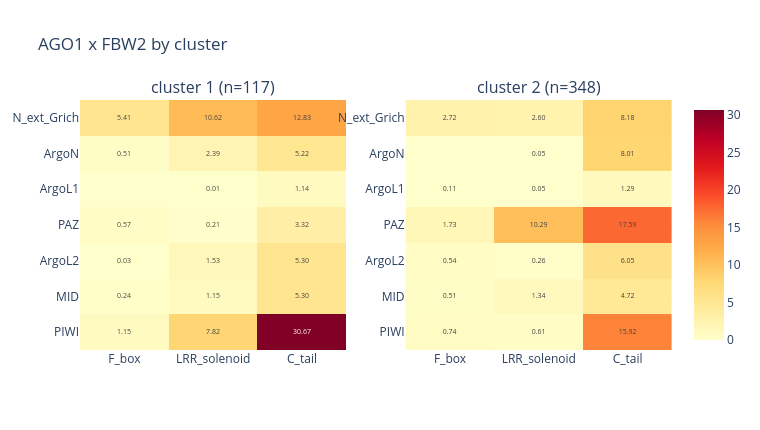

Write notebook code for a chart like this one.
### Markdown cell above
## Per-pose-cluster breakdown

One small-multiple panel per couple: one heatmap per pose cluster (`scripts/pose_cluster_anchor.py`'s `cluster` column), shared colour scale
within the panel. If there's only one cluster this collapses to a single tile.

### Code cell
clusters = sorted(df["cluster"].unique())
cluster_n_models = df.groupby("cluster")["fname"].nunique()
print(f"{len(clusters)} pose cluster(s): " + ", ".join(f'{k} (n={cluster_n_models[k]})' for k in clusters))

def panel_by(group_col, group_values, group_n_models, tag, subdir):
    for c in COUPLES:
        ligand_name = LIGAND_CHAIN_NAMES[c]
        mats = {}
        for g in group_values:
            res = couple_matrix(df[df[group_col] == g], c, group_n_models[g])
            if res is not None:
                mats[g] = res
        if not mats:
            print(f"No {RECEPTOR_NAME}-{ligand_name} contacts for any {tag} -- skipping.")
            continue
        present = list(mats)
        zmax = max(r[2].values.max() for r in mats.values()) or 1
        ncols = min(3, len(present)); nrows = -(-len(present) // ncols)
        fig = make_subplots(rows=nrows, cols=ncols,
                            subplot_titles=[f"{tag} {g} (n={group_n_models[g]})" for g in present])
        for i, g in enumerate(present):
            x_labels, y_labels, rate = mats[g]
            r, cc = i // ncols + 1, i % ncols + 1
            fig.add_trace(go.Heatmap(z=rate.values, x=x_labels, y=y_labels, colorscale="YlOrRd",
                zmin=0, zmax=float(zmax), showscale=bool(g == present[-1]),
                text=[[f"{v:.2f}" if v > 0 else "" for v in row] for row in rate.values],
                texttemplate="%{text}", textfont=dict(size=7),
                hovertemplate=f"{tag} {g}<br>%{{y}} / %{{x}}<br>%{{z:.3f}}/model<extra></extra>"),
                row=r, col=cc)
        fig.update_yaxes(autorange="reversed")
        fig.update_layout(title=f"{RECEPTOR_NAME} x {ligand_name} by {tag}", template=TEMPLATE,
                          width=max(760, 360 * ncols), height=max(430, 150 * nrows))
        save_fig(fig, f"{RECEPTOR_NAME.lower()}_{ligand_name.lower()}_heatmap_by_{tag}.html", subdir)

panel_by("cluster", clusters, cluster_n_models, "cluster", "per_cluster")

### Figure 1 — Plotly figure (JSON) as saved in the notebook; plotly's stock layout.template omitted (floating-point values rounded to 4 significant figures)
{"data": [{"colorscale": [[0.0, "rgb(255,255,204)"], [0.125, "rgb(255,237,160)"], [0.25, "rgb(254,217,118)"], [0.375, "rgb(254,178,76)"], [0.5, "rgb(253,141,60)"], [0.625, "rgb(252,78,42)"], [0.75, "rgb(227,26,28)"], [0.875, "rgb(189,0,38)"], [1.0, "rgb(128,0,38)"]], "hovertemplate": "cluster 1<br>%{y} / %{x}<br>%{z:.3f}/model<extra></extra>", "showscale": false, "text": [["5.41", "10.62", "12.83"], ["0.51", "2.39", "5.22"], ["", "0.01", "1.14"], ["0.57", "0.21", "3.32"], ["0.03", "1.53", "5.30"], ["0.24", "1.15", "5.30"], ["1.15", "7.82", "30.67"]], "textfont": {"size": 7}, "texttemplate": "%{text}", "type": "heatmap", "x": ["F_box", "LRR_solenoid", "C_tail"], "xaxis": "x", "y": ["N_ext_Grich", "ArgoN", "ArgoL1", "PAZ", "ArgoL2", "MID", "PIWI"], "yaxis": "y", "z": [[5.41, 10.62, 12.83], [0.5128, 2.393, 5.222], [0.0, 0.008547, 1.137], [0.5726, 0.2051, 3.325], [0.03419, 1.53, 5.299], [0.2393, 1.154, 5.299], [1.154, 7.821, 30.67]], "zmax": 30.67, "zmin": 0}, {"colorscale": [[0.0, "rgb(255,255,204)"], [0.125, "rgb(255,237,160)"], [0.25, "rgb(254,217,118)"], [0.375, "rgb(254,178,76)"], [0.5, "rgb(253,141,60)"], [0.625, "rgb(252,78,42)"], [0.75, "rgb(227,26,28)"], [0.875, "rgb(189,0,38)"], [1.0, "rgb(128,0,38)"]], "hovertemplate": "cluster 2<br>%{y} / %{x}<br>%{z:.3f}/model<extra></extra>", "showscale": true, "text": [["2.72", "2.60", "8.18"], ["", "0.05", "8.01"], ["0.11", "0.05", "1.29"], ["1.73", "10.29", "17.59"], ["0.54", "0.26", "6.05"], ["0.51", "1.34", "4.72"], ["0.74", "0.61", "15.92"]], "textfont": {"size": 7}, "texttemplate": "%{text}", "type": "heatmap", "x": ["F_box", "LRR_solenoid", "C_tail"], "xaxis": "x2", "y": ["N_ext_Grich", "ArgoN", "ArgoL1", "PAZ", "ArgoL2", "MID", "PIWI"], "yaxis": "y2", "z": [[2.721, 2.603, 8.181], [0.0, 0.04598, 8.009], [0.1063, 0.0546, 1.29], [1.727, 10.29, 17.59], [0.5431, 0.2557, 6.046], [0.5057, 1.345, 4.721], [0.7443, 0.6121, 15.92]], "zmax": 30.67, "zmin": 0}], "layout": {"annotations": [{"font": {"size": 16}, "showarrow": false, "text": "cluster 1 (n=117)", "x": 0.225, "xanchor": "center", "xref": "paper", "y": 1.0, "yanchor": "bottom", "yref": "paper"}, {"font": {"size": 16}, "showarrow": false, "text": "cluster 2 (n=348)", "x": 0.775, "xanchor": "center", "xref": "paper", "y": 1.0, "yanchor": "bottom", "yref": "paper"}], "height": 430, "title": {"text": "AGO1 x FBW2 by cluster"}, "width": 760, "xaxis": {"anchor": "y", "domain": [0.0, 0.45]}, "xaxis2": {"anchor": "y2", "domain": [0.55, 1.0]}, "yaxis": {"anchor": "x", "autorange": "reversed", "domain": [0.0, 1.0]}, "yaxis2": {"anchor": "x2", "autorange": "reversed", "domain": [0.0, 1.0]}}}
